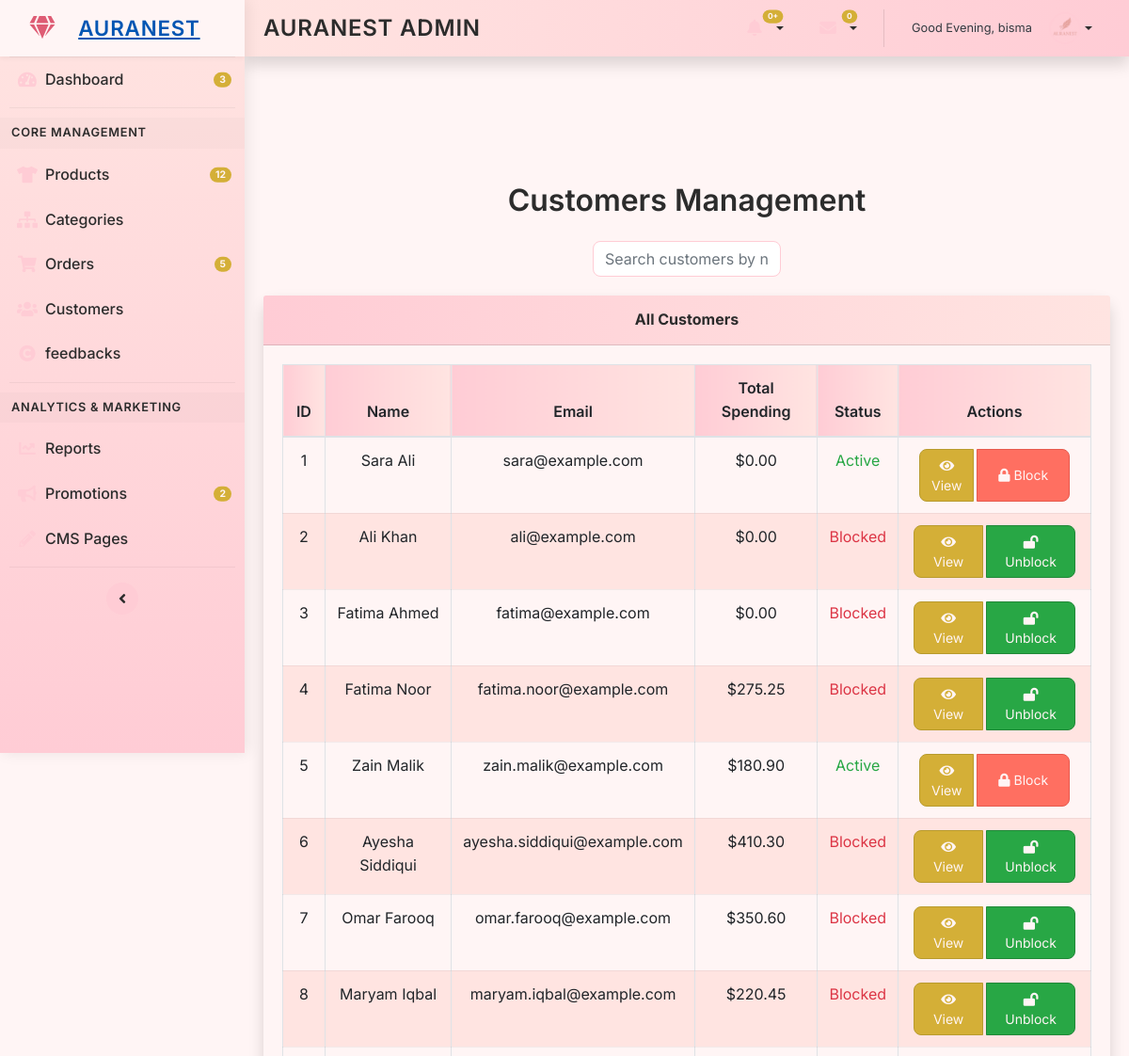
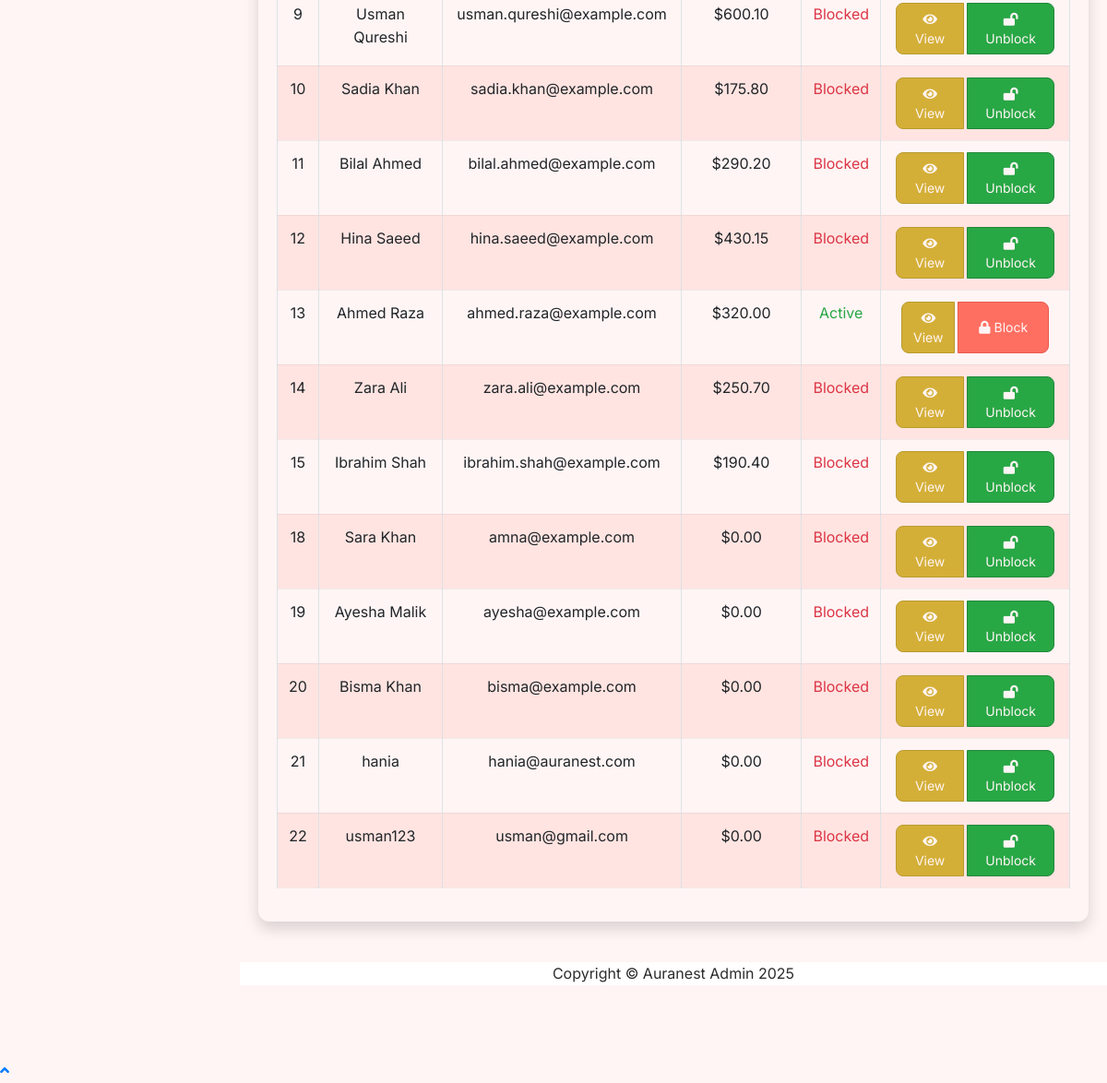
The page /admin/customers.php (signed in) on the database its author committed (2 pictures, top to bottom).
### tables this page shows
CREATE TABLE `customers` (
  `id` int(11) NOT NULL,
  `name` varchar(100) NOT NULL,
  `email` varchar(100) NOT NULL,
  `password` varchar(255) NOT NULL,
  `total_spending` decimal(10,2) DEFAULT 0.00,
  `status` enum('active','inactive') DEFAULT 'active',
  `created_at` timestamp NOT NULL DEFAULT current_timestamp(),
  `updated_at` timestamp NOT NULL DEFAULT current_timestamp() ON UPDATE current_timestamp(),
  `address` text DEFAULT NULL,
  `total_spent` decimal(10,2) NOT NULL DEFAULT 0.00
);

### admin/customers.php (the view, shortened to what this page needs)
<!DOCTYPE html>
<html lang="en">
<head>
    <link href="https://stackpath.bootstrapcdn.com/bootstrap/4.5.2/css/bootstrap.min.css" rel="stylesheet">
    <link href="https://cdnjs.cloudflare.com/ajax/libs/font-awesome/5.15.4/css/all.min.css" rel="stylesheet">
</head>
<body id="page-top">
    <div id="wrapper">
        <?php include 'includes/sidebar.php'; ?>
        <div id="content-wrapper" class="d-flex flex-column">
            <div id="content">
                <?php include 'includes/header.php'; ?>
                <div class="container-fluid">
                    <h1 class="mt-4 mb-4">Customers Management</h1>
                    <div class="search-filter">
                        <input type="text" id="customerSearchInput" class="form-control" placeholder="Search customers by name or email...">
                    </div>
                    <div class="card shadow mb-4">
                        <div class="card-header py-3">
                            <h6 class="m-0 font-weight-bold">All Customers</h6>
                        </div>
                        <div class="card-body">
                            <div class="table-responsive">
                                <table class="table table-bordered" id="customersTable" width="100%" cellspacing="0">
                                    <thead>
                                        <tr>
                                            <th>ID</th>
                                            <th>Name</th>
                                            <th>Email</th>
                                            <th>Total Spending</th>
                                            <th>Status</th>
                                            <th>Actions</th>
                                        </tr>
                                    </thead>
                                    <tbody>
                                        <?php
                                        $conn = new mysqli('localhost', 'root', '', 'auranest_db');
                                        if ($conn->connect_error) {
                                            echo "<tr><td colspan='6'>Database error: " . htmlspecialchars($conn->connect_error) . "</td></tr>";
                                            echo "<script>document.addEventListener('DOMContentLoaded', function() { showToast('Database connection failed!', true); });</script>";
                                        } else {
                                            $result = $conn->query("SELECT id, name, email, total_spending, status FROM customers");
                                            if ($result && $result->num_rows > 0) {
                                                while ($row = $result->fetch_assoc()) {
                                                    echo "<tr>";
                                                    echo "<td>" . htmlspecialchars($row['id']) . "</td>";
                                                    echo "<td>" . htmlspecialchars($row['name']) . "</td>";
                                                    echo "<td>" . htmlspecialchars($row['email']) . "</td>";
                                                    echo "<td>$" . number_format($row['total_spending'], 2) . "</td>";
                                                    echo "<td>" . ($row['status'] ? '<span class="text-danger">Blocked</span>' : '<span class="text-success">Active</span>') . "</td>";
                                                    echo "<td>";
                                                    echo "<div class='btn-group' role='group'>";
                                                    echo "<a href='view_customer.php?id=" . urlencode($row['id']) . "' class='btn btn-sm btn-custom btn-view'><i class='fas fa-eye'></i> View</a>";
                                                    echo "<button class='btn btn-sm btn-custom " . ($row['status'] ? 'btn-unblock' : 'btn-block') . "' data-id='" . htmlspecialchars($row['id']) . "' data-status='" . ($row['status'] ? '0' : '1') . "'><i class='fas fa-" . ($row['status'] ? 'lock-open' : 'lock') . "'></i> " . ($row['status'] ? 'Unblock' : 'Block') . "</button>";
                                                    echo "</div>";
                                                    echo "</td>";
                                                    echo "</tr>";
                                                }
                                            } else {
                                                echo "<tr><td colspan='6' class='text-center'>No customers found.</td></tr>";
                                            }
                                        }
                                        ?>
                                    </tbody>
                                </table>
                            </div>
                        </div>
                    </div>
                </div>
            </div>
            <?php include 'includes/footer.php'; ?>
        </div>
    </div>
    <a class="scroll-to-top rounded" href="#page-top"><i class="fas fa-angle-up"></i></a>
</body>
</html>

### admin/customers.php (style rules this page uses)
body { font-family: 'Inter', 'Lora', sans-serif; background-color: #FFF5F5; color: #2C2C2C; padding-top: 80px; }
.container-fluid { padding: 20px; max-width: 1200px; margin: 0 auto; }
h1 { font-size: 2rem; font-weight: 600; text-align: center; margin-bottom: 20px; }
.card { border: none; border-radius: 12px; background: #FFF5F5; box-shadow: 0 4px 20px rgba(0, 0, 0, 0.05); }
.card-header { background: linear-gradient(90deg, #FFCCD5, #FFE4E1); color: #2C2C2C; padding: 15px; border-radius: 12px 12px 0 0; font-weight: 600; text-align: center; }
.table th, .table td { padding: 12px; text-align: center; border-bottom: 1px solid rgba(0, 0, 0, 0.05); }
.table th { background: linear-gradient(90deg, #FFCCD5, #FFE4E1); font-weight: 600; }
.table td { background: #FFF5F5; }
.table tr:nth-child(even) td { background: #FFE4E1; }
.btn-custom { padding: 6px 12px; border-radius: 8px; margin: 0 4px; }
.btn-view { background: #D4AF37; color: #FFF5F5; border: 1px solid #B89B2E; }
.btn-block { background: #FF6F61; color: #FFF5F5; border: 1px solid #E65A4E; }
.btn-unblock { background: #28A745; color: #FFF5F5; border: 1px solid #218838; }
.search-filter { display: flex; gap: 15px; margin-bottom: 20px; justify-content: center; }
.search-filter input { max-width: 200px; border-radius: 8px; border: 1px solid #FFCCD5; height: 38px; }

### admin/includes/sidebar.php (style rules this page uses)
* { margin: 0; padding: 0; box-sizing: border-box; }
body { font-family: 'Inter', 'Lora', sans-serif; background-color: #FFF5F5; color: #2C2C2C; line-height: 1.6; overflow-x: hidden; }
#wrapper { display: flex; min-height: 100vh; }
#content-wrapper { flex-grow: 1; margin-left: 260px; padding-top: 70px; padding-bottom: 80px; transition: margin-left 0.3s ease; }

### rows shown on the page
customers: id "1", name "Sara Ali", email "sara@example.com", total_spending "0.00", status "Active"
customers: id "2", name "Ali Khan", email "ali@example.com", total_spending "0.00", status "Blocked"
customers: id "3", name "Fatima Ahmed", email "fatima@example.com", total_spending "0.00", status "Blocked"
customers: id "4", name "Fatima Noor", email "fatima.noor@example.com", total_spending "275.25", status "Blocked"
customers: id "5", name "Zain Malik", email "zain.malik@example.com", total_spending "180.90", status "Active"
customers: id "6", name "Ayesha Siddiqui", email "ayesha.siddiqui@example.com", total_spending "410.30", status "Blocked"
customers: id "7", name "Omar Farooq", email "omar.farooq@example.com", total_spending "350.60", status "Blocked"
customers: id "8", name "Maryam Iqbal", email "maryam.iqbal@example.com", total_spending "220.45", status "Blocked"
customers: id "9", name "Usman Qureshi", email "usman.qureshi@example.com", total_spending "600.10", status "Blocked"
customers: id "10", name "Sadia Khan", email "sadia.khan@example.com", total_spending "175.80", status "Blocked"
customers: id "11", name "Bilal Ahmed", email "bilal.ahmed@example.com", total_spending "290.20", status "Blocked"
customers: id "12", name "Hina Saeed", email "hina.saeed@example.com", total_spending "430.15", status "Blocked"
customers: id "13", name "Ahmed Raza", email "ahmed.raza@example.com", total_spending "320.00", status "Active"
customers: id "14", name "Zara Ali", email "zara.ali@example.com", total_spending "250.70", status "Blocked"
customers: id "15", name "Ibrahim Shah", email "ibrahim.shah@example.com", total_spending "190.40", status "Blocked"
customers: id "18", name "Sara Khan", email "amna@example.com", total_spending "0.00", status "Blocked"
customers: id "19", name "Ayesha Malik", email "ayesha@example.com", total_spending "0.00", status "Blocked"
customers: id "20", name "Bisma Khan", email "bisma@example.com", total_spending "0.00", status "Blocked"
customers: id "21", name "hania", email "hania@auranest.com", total_spending "0.00", status "Blocked"
customers: id "22", name "usman123", email "usman@gmail.com", total_spending "0.00", status "Blocked"

### other values the page prints
$greeting "Good Evening, bisma"
